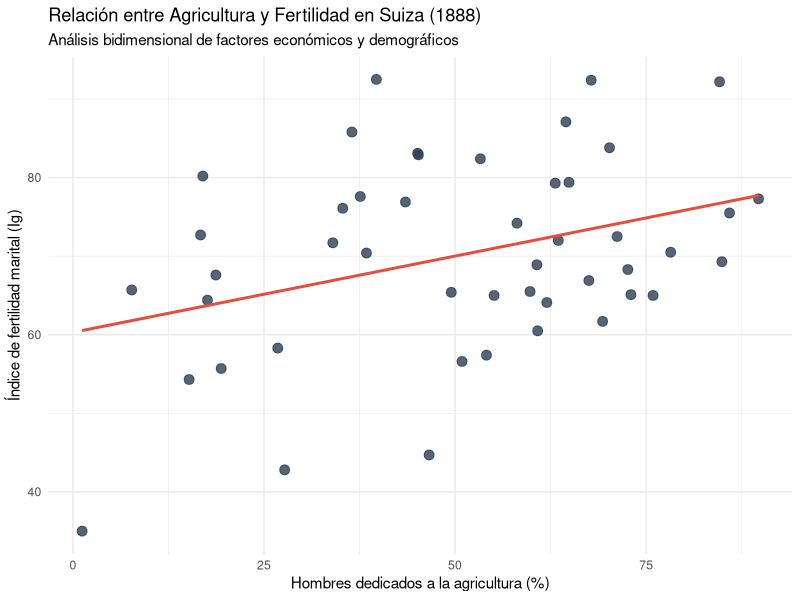
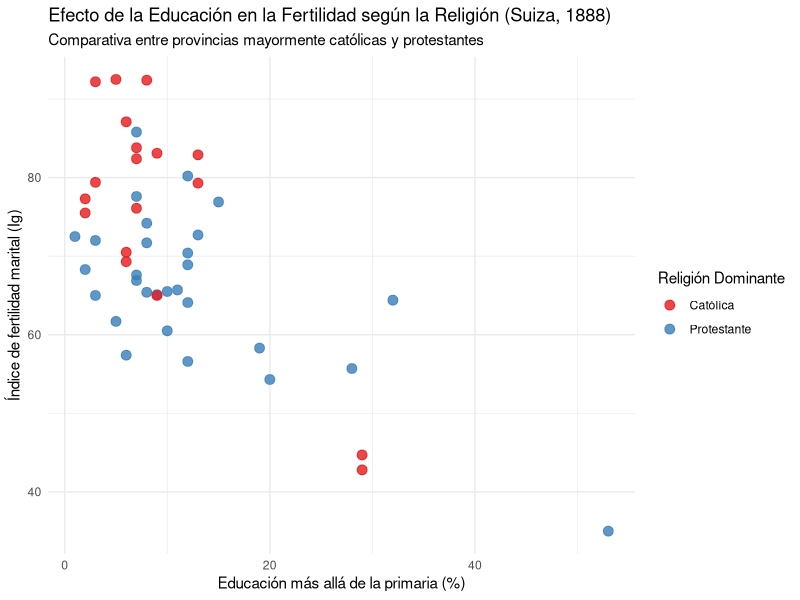
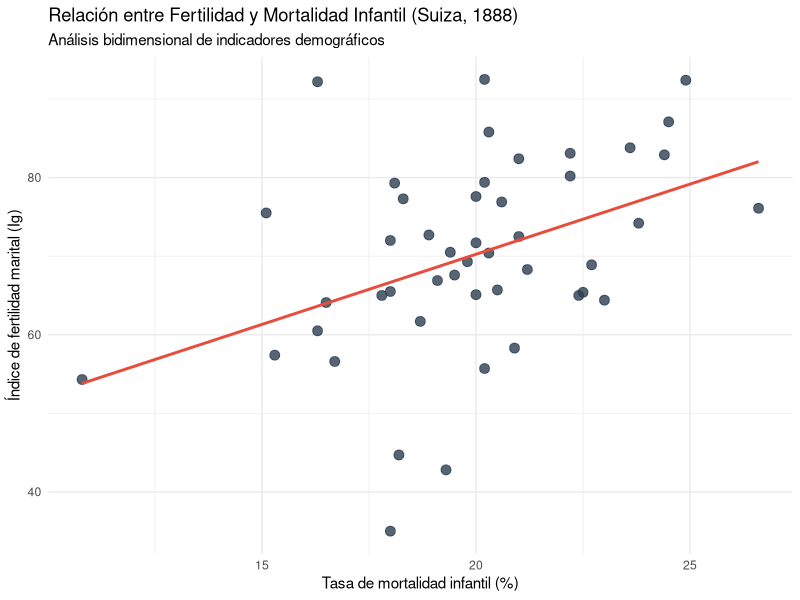
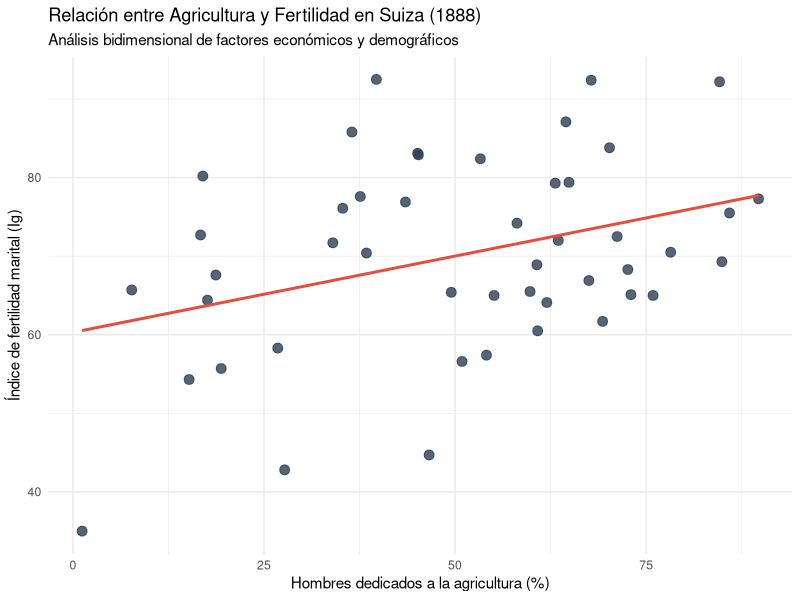
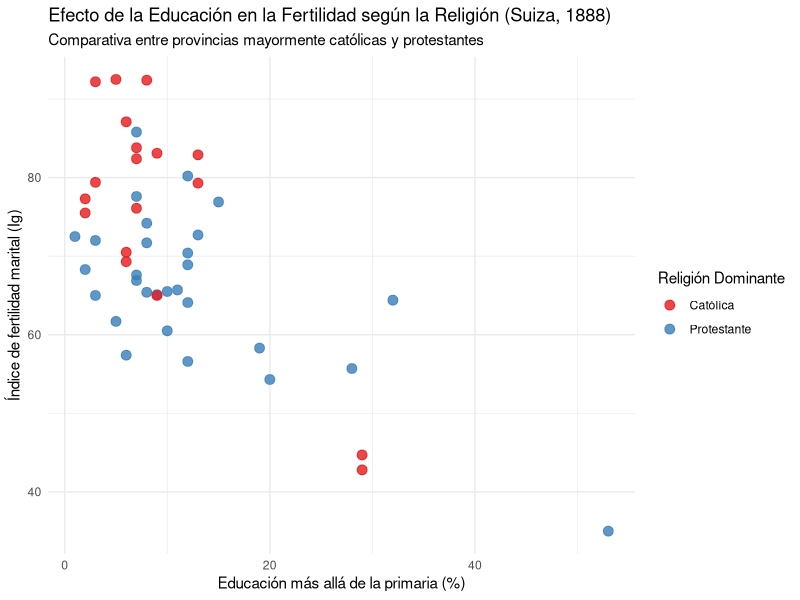
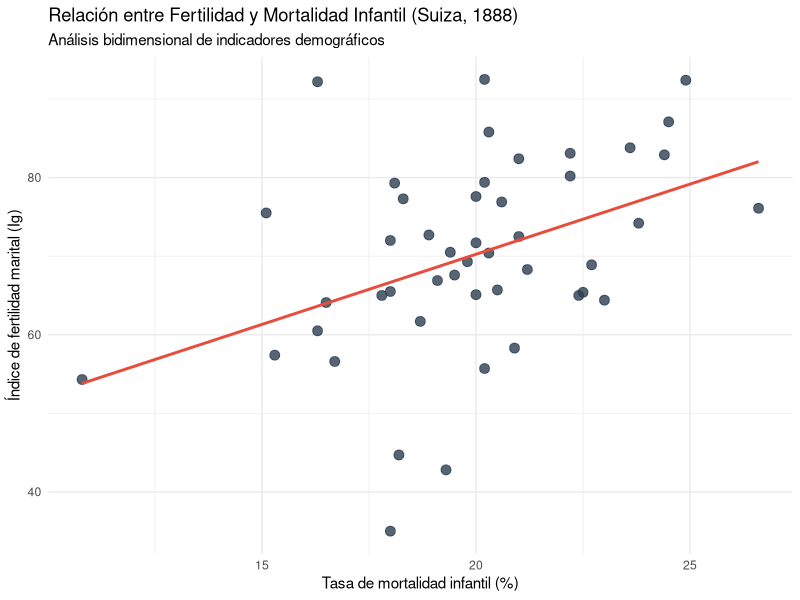

Reproduce these figures in R, in order.
## ---- chunk 1
library(dplyr)
library(ggplot2)
library(tidyr)
library(forcats)
## ---- chunk 2
suiza <- as_tibble(swiss, rownames = "Provincias")
## ---- chunk 3
dim(suiza)
## ---- chunk 4
suiza %>% 
  head(10) %>% 
  rmarkdown::paged_table()
## ---- chunk 5
names(suiza)
## ---- chunk 6
colSums(is.na(suiza))
## ---- chunk 7
glimpse(suiza)
## ---- chunk 8
tabla_preparacion_1 <- suiza %>%
  select(Agriculture, Fertility) %>%
  head(10)

tabla_preparacion_1
## ---- chunk 9
#| message: false
#| echo: false

grafica_1 <- ggplot(suiza, aes(x = Agriculture, y = Fertility)) +
  geom_point(size = 3, color = "#2C3E50", alpha = 0.8) +
  geom_smooth(method = "lm", color = "#E74C3C", se = FALSE) +
  labs(
    title = "Relación entre Agricultura y Fertilidad en Suiza (1888)",
    subtitle = "Análisis bidimensional de factores económicos y demográficos",
    x = "Hombres dedicados a la agricultura (%)",
    y = "Índice de fertilidad marital (Ig)") +
  theme_minimal()

grafica_1

ggsave("figures/relacion-agricultura-fertilidad.png", plot = grafica_1, width = 8, height = 5)
## ---- chunk 10
tabla_preparacion_2 <- suiza %>%
  mutate(Religion_Dominante = if_else(Catholic > 50, "Católica", "Protestante")) %>%
  select(Education, Fertility, Religion_Dominante) %>%
  head(10)

tabla_preparacion_2
## ---- chunk 11
#| echo: false

grafica_2 <- ggplot(suiza %>% mutate(Religion_Dominante = if_else(Catholic > 50, "Católica", "Protestante")), 
                    aes(x = Education, y = Fertility, color = Religion_Dominante)) +
  geom_point(size = 3, alpha = 0.8) +
  scale_color_manual(values = c("Católica" = "#E41A1C", "Protestante" = "#377EB8"), name = "Religión Dominante") +
  labs(
    title = "Efecto de la Educación en la Fertilidad según la Religión (Suiza, 1888)",
    subtitle = "Comparativa entre provincias mayormente católicas y protestantes",
    x = "Educación más allá de la primaria (%)",
    y = "Índice de fertilidad marital (Ig)") +
  theme_minimal()

grafica_2

ggsave("figures/relacion-educacion-fertilidad-religion.png", plot = grafica_2, width = 8, height = 5)
## ---- chunk 12
tabla_preparacion_3 <- suiza %>%
  select(Infant.Mortality, Fertility) %>%
  head(10)

tabla_preparacion_3
## ---- chunk 13
#| message: false
#| echo: false

grafica_3 <- ggplot(suiza, aes(x = Infant.Mortality, y = Fertility)) +
  geom_point(size = 3, color = "#2C3E50", alpha = 0.8) +
  geom_smooth(method = "lm", color = "#E74C3C", se = FALSE) +
  labs(
    title = "Relación entre Fertilidad y Mortalidad Infantil (Suiza, 1888)",
    subtitle = "Análisis bidimensional de indicadores demográficos",
    x = "Tasa de mortalidad infantil (%)",
    y = "Índice de fertilidad marital (Ig)") +
  theme_minimal()

grafica_3

ggsave("figures/relacion-mortInf-fertilidad.png", plot = grafica_3, width = 8, height = 5)
